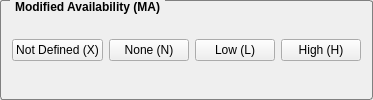
             <widget class="QGroupBox" name="maGroupBox">
              <property name="styleSheet">
               <string notr="true">QGroupBox {
    border: 1px solid gray;
    border-radius: 3px;
    margin-top: 0.5em;
	font-weight: bold;
}

QGroupBox::title {
    subcontrol-origin: margin;
    left: 10px;
    padding: 0 3px 0 3px;
}</string>
              </property>
              <property name="title">
               <string>Modified Availability (MA)</string>
              </property>
              <layout class="QHBoxLayout" name="horizontalLayout_25">
               <item>
                <widget class="QPushButton" name="maxPushButton">
                 <property name="toolTip">
                  <string>&lt;html&gt;&lt;head/&gt;&lt;body&gt;&lt;p&gt;Assigning this value to the metric will not influence the score. It is a signal to the equation to skip this metric.&lt;/p&gt;&lt;/body&gt;&lt;/html&gt;</string>
                 </property>
                 <property name="text">
                  <string>Not Defined (X)</string>
                 </property>
                 <property name="checkable">
                  <bool>true</bool>
                 </property>
                 <property name="autoExclusive">
                  <bool>true</bool>
                 </property>
                </widget>
               </item>
               <item>
                <widget class="QPushButton" name="manPushButton">
                 <property name="toolTip">
                  <string>&lt;html&gt;&lt;head/&gt;&lt;body&gt;&lt;p&gt;There is no impact to availability within the impacted component.&lt;/p&gt;&lt;/body&gt;&lt;/html&gt;</string>
                 </property>
                 <property name="text">
                  <string>None (N)</string>
                 </property>
                 <property name="checkable">
                  <bool>true</bool>
                 </property>
                 <property name="autoExclusive">
                  <bool>true</bool>
                 </property>
                </widget>
               </item>
               <item>
                <widget class="QPushButton" name="malPushButton">
                 <property name="toolTip">
                  <string>&lt;html&gt;&lt;head/&gt;&lt;body&gt;&lt;p&gt;There is reduced performance or interruptions in resource availability. Even if repeated exploitation of the vulnerability is possible, the attacker does not have the ability to completely deny service to legitimate users. The resources in the impacted component are either partially available all of the time, or fully available only some of the time, but overall there is no direct, serious consequence to the impacted component.&lt;/p&gt;&lt;/body&gt;&lt;/html&gt;</string>
                 </property>
                 <property name="text">
                  <string>Low (L)</string>
                 </property>
                 <property name="checkable">
                  <bool>true</bool>
                 </property>
                 <property name="autoExclusive">
                  <bool>true</bool>
                 </property>
                </widget>
               </item>
               <item>
                <widget class="QPushButton" name="mahPushButton">
                 <property name="toolTip">
                  <string>&lt;html&gt;&lt;head/&gt;&lt;body&gt;&lt;p&gt;There is total loss of availability, resulting in the attacker being able to fully deny access to resources in the impacted component; this loss is either sustained (while the attacker continues to deliver the attack) or persistent (the condition persists even after the attack has completed). Alternatively, the attacker has the ability to deny some availability, but the loss of availability presents a direct, serious consequence to the impacted component (e.g., the attacker cannot disrupt existing connections, but can prevent new connections; the attacker can repeatedly exploit a vulnerability that, in each instance of a successful attack, leaks a only small amount of memory, but after repeated exploitation causes a service to become completely unavailable).&lt;/p&gt;&lt;/body&gt;&lt;/html&gt;</string>
                 </property>
                 <property name="text">
                  <string>High (H)</string>
                 </property>
                 <property name="checkable">
                  <bool>true</bool>
                 </property>
                 <property name="autoExclusive">
                  <bool>true</bool>
                 </property>
                </widget>
               </item>
              </layout>
             </widget>
